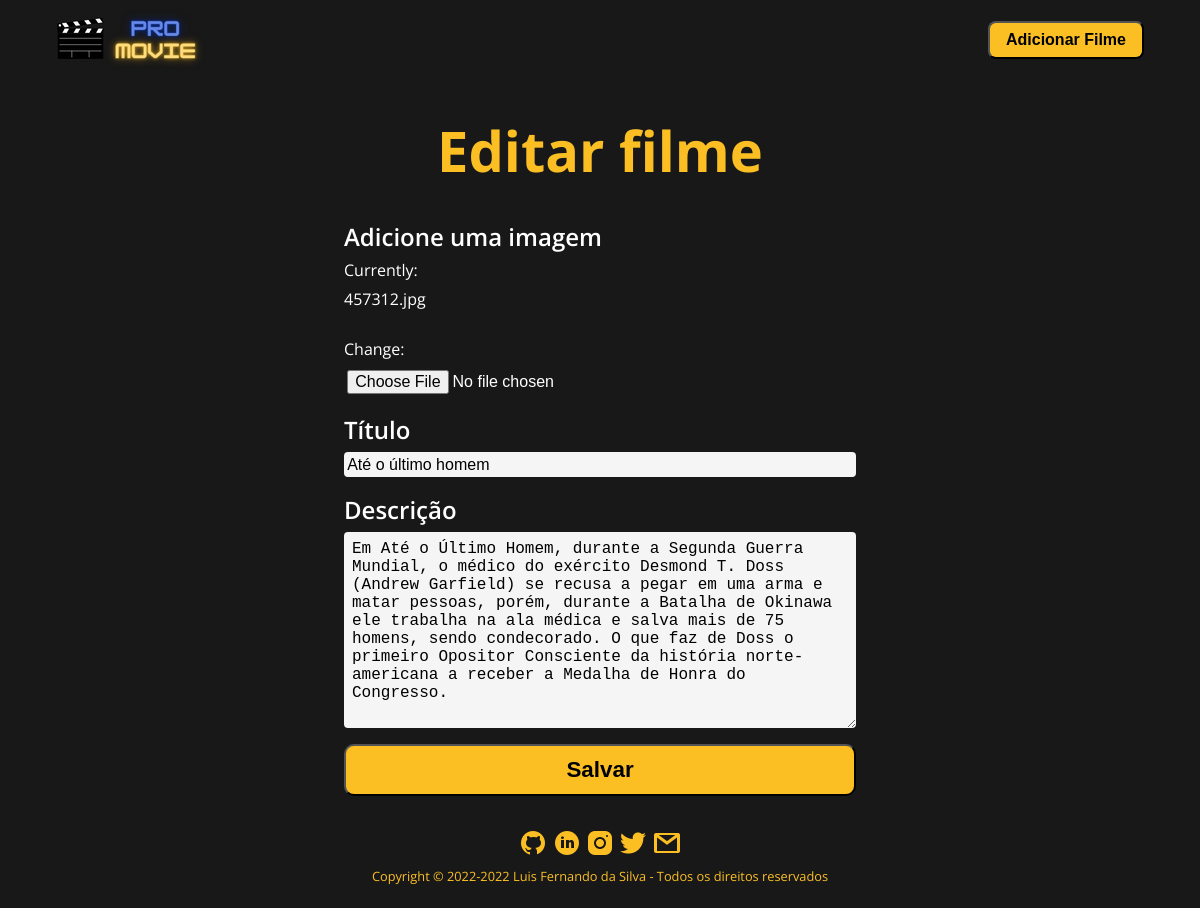
The app's page /ate-o-ultimo-homem/edit/ with its own data.
### main/models.py (models this page shows, shortened)
class Movie(models.Model):
    banner = models.ImageField('uploads/banners')
    title = models.CharField(max_length=250)
    slug = models.SlugField(max_length=100)
    description = models.TextField()

### main/views.py (the view, shortened to what this page needs)
# urls.py: path('<slug:slug>/edit/', views.UpdateView.as_view(), name='edit'),
class UpdateView(SuccessMessageMixin, UpdateView):
    model = Movie
    template_name: str = 'main/edit.html'
    fields = ('banner', 'title', 'description')
    success_message = "'%(field)s' alterado com sucesso!"

### main/templates/main/edit.html (shortened to what this page needs)
{% extends 'base.html' %}
{% block styles %} <link rel="stylesheet" href="/static/css/forms.css"> {% endblock styles %}
{% block content %}
  <div class="container">
    <h1>Editar filme</h1>
    <form action="" method="post" enctype="multipart/form-data">{% csrf_token %}
      {{form.as_p}}
      <input class="button_submit" type="submit" value="Salvar">
    </form>
  </div>
{% endblock content %}

### statics/css/styles.css (style rules this page uses)
* { margin: 0; padding: 0; box-sizing: border-box; }
body { font-family: 'Open Sans', sans-serif; background-color: #181818; color: #fff; height: 100vh; display: flex; flex-direction: column; max-width: 1120px; margin: 0 auto; padding: 0 1rem; }
a { color: inherit; text-decoration: none; }

### statics/css/forms.css (style rules this page uses)
.container { display: flex; justify-content: center; margin: 2rem; flex-direction: column; align-items: center; gap: 2rem; }
.container h1 { font-size: 3.5rem; color: #fbbf24; }
.container form { display: flex; flex-direction: column; gap: 1rem; width: 50%; }
.container input[type="text"] { padding: 0.2rem; font-size: 1rem; border-radius: 4px; border: none; outline-color: #181818; background-color: #f5f5f5; }
.container input[type="file"] { padding: 0.2rem; font-size: 1rem; border-radius: 4px; border: none; }
.container textarea { padding: 0.5rem; font-size: 1rem; border-radius: 4px; border: none; outline-color: #181818; background-color: #f5f5f5; }
.container form p { display: flex; flex-direction: column; gap: 0.4rem; }
.container form p label { font-size: 1.5rem; font-weight: 600; }
.button_submit { background-color: #fbbf24; padding: 0.7rem 1rem; border-radius: 10px; font-size: 1.4rem; font-weight: 600; cursor: pointer; transition: all 0.2s; }

### records on screen
Movie: title "Até o último homem", description "Em Até o Último Homem, durante a Segunda Guerra Mundial, o médico do exército Desmond T. Doss (Andrew Garfield) se recusa a pegar em uma arma e matar pessoas, porém, durante a Batalha de Okinawa ele trabalha na ala médica e salva mais de 75 homens, sendo condecorado. O que faz de Doss o primeiro Opositor Consciente da história norte-americana a receber a Medalha de Honra do Congresso."
